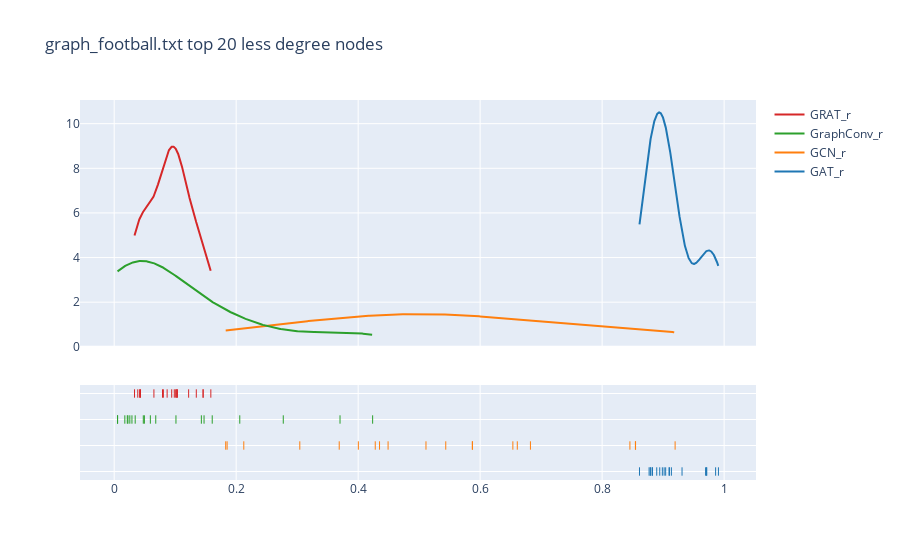

Write notebook code for a chart like this one.
### Code cell
fig = ff.create_distplot(np.array(D_reverse).T, D_reverse.columns, show_hist=False)
fig.update_layout(title = f"{Graphs[0]} top {k} less degree nodes")
fig.show()

### Figure 1 — Plotly figure (JSON) as saved in the notebook; plotly's stock layout.template omitted (floating-point values rounded to 4 significant figures; data arrays with more than 128 entries replaced by an {"elided": "..."} marker saying what was removed)
{"data": [{"legendgroup": "GAT_r", "marker": {"color": "rgb(31, 119, 180)"}, "mode": "lines", "name": "GAT_r", "showlegend": true, "type": "scatter", "x": {"elided": "500 float values"}, "xaxis": "x", "y": {"elided": "500 float values"}, "yaxis": "y"}, {"legendgroup": "GCN_r", "marker": {"color": "rgb(255, 127, 14)"}, "mode": "lines", "name": "GCN_r", "showlegend": true, "type": "scatter", "x": {"elided": "500 float values"}, "xaxis": "x", "y": {"elided": "500 float values"}, "yaxis": "y"}, {"legendgroup": "GraphConv_r", "marker": {"color": "rgb(44, 160, 44)"}, "mode": "lines", "name": "GraphConv_r", "showlegend": true, "type": "scatter", "x": {"elided": "500 float values"}, "xaxis": "x", "y": {"elided": "500 float values"}, "yaxis": "y"}, {"legendgroup": "GRAT_r", "marker": {"color": "rgb(214, 39, 40)"}, "mode": "lines", "name": "GRAT_r", "showlegend": true, "type": "scatter", "x": {"elided": "500 float values"}, "xaxis": "x", "y": {"elided": "500 float values"}, "yaxis": "y"}, {"legendgroup": "GAT_r", "marker": {"color": "rgb(31, 119, 180)", "symbol": "line-ns-open"}, "mode": "markers", "name": "GAT_r", "showlegend": false, "type": "scatter", "x": [0.931, 0.9096, 0.9105, 0.8613, 0.8795, 0.9017, 0.8826, 0.971, 0.9716, 0.8945, 0.877, 0.9861, 0.882, 0.8789, 0.8895, 0.9042, 0.9136, 0.9696, 0.9907, 0.8987], "xaxis": "x", "y": ["GAT_r", "GAT_r", "GAT_r", "GAT_r", "GAT_r", "GAT_r", "GAT_r", "GAT_r", "GAT_r", "GAT_r", "GAT_r", "GAT_r", "GAT_r", "GAT_r", "GAT_r", "GAT_r", "GAT_r", "GAT_r", "GAT_r", "GAT_r"], "yaxis": "y2"}, {"legendgroup": "GCN_r", "marker": {"color": "rgb(255, 127, 14)", "symbol": "line-ns-open"}, "mode": "markers", "name": "GCN_r", "showlegend": false, "type": "scatter", "x": [0.5112, 0.6537, 0.2125, 0.4351, 0.369, 0.8455, 0.3043, 0.8546, 0.4003, 0.5436, 0.428, 0.8548, 0.1828, 0.1851, 0.6609, 0.5872, 0.6825, 0.4491, 0.9197, 0.5874], "xaxis": "x", "y": ["GCN_r", "GCN_r", "GCN_r", "GCN_r", "GCN_r", "GCN_r", "GCN_r", "GCN_r", "GCN_r", "GCN_r", "GCN_r", "GCN_r", "GCN_r", "GCN_r", "GCN_r", "GCN_r", "GCN_r", "GCN_r", "GCN_r", "GCN_r"], "yaxis": "y2"}, {"legendgroup": "GraphConv_r", "marker": {"color": "rgb(44, 160, 44)", "symbol": "line-ns-open"}, "mode": "markers", "name": "GraphConv_r", "showlegend": false, "type": "scatter", "x": [0.04775, 0.02563, 0.0215, 0.1608, 0.04952, 0.2059, 0.05929, 0.2772, 0.02257, 0.06815, 0.1013, 0.4238, 0.005589, 0.005516, 0.3703, 0.1474, 0.03445, 0.02911, 0.1429, 0.01746], "xaxis": "x", "y": ["GraphConv_r", "GraphConv_r", "GraphConv_r", "GraphConv_r", "GraphConv_r", "GraphConv_r", "GraphConv_r", "GraphConv_r", "GraphConv_r", "GraphConv_r", "GraphConv_r", "GraphConv_r", "GraphConv_r", "GraphConv_r", "GraphConv_r", "GraphConv_r", "GraphConv_r", "GraphConv_r", "GraphConv_r", "GraphConv_r"], "yaxis": "y2"}, {"legendgroup": "GRAT_r", "marker": {"color": "rgb(214, 39, 40)", "symbol": "line-ns-open"}, "mode": "markers", "name": "GRAT_r", "showlegend": false, "type": "scatter", "x": [0.1037, 0.1221, 0.03867, 0.07923, 0.04176, 0.1026, 0.03335, 0.1346, 0.04315, 0.08065, 0.08681, 0.09427, 0.04248, 0.06515, 0.1026, 0.09856, 0.1459, 0.1585, 0.1008, 0.1457], "xaxis": "x", "y": ["GRAT_r", "GRAT_r", "GRAT_r", "GRAT_r", "GRAT_r", "GRAT_r", "GRAT_r", "GRAT_r", "GRAT_r", "GRAT_r", "GRAT_r", "GRAT_r", "GRAT_r", "GRAT_r", "GRAT_r", "GRAT_r", "GRAT_r", "GRAT_r", "GRAT_r", "GRAT_r"], "yaxis": "y2"}], "layout": {"barmode": "overlay", "hovermode": "closest", "legend": {"traceorder": "reversed"}, "title": {"text": "graph_football.txt top 20 less degree nodes"}, "xaxis": {"anchor": "y2", "domain": [0, 1], "zeroline": false}, "yaxis": {"anchor": "free", "domain": [0.35, 1], "position": 0}, "yaxis2": {"anchor": "x", "domain": [0, 0.25], "dtick": 1, "showticklabels": false}}}
